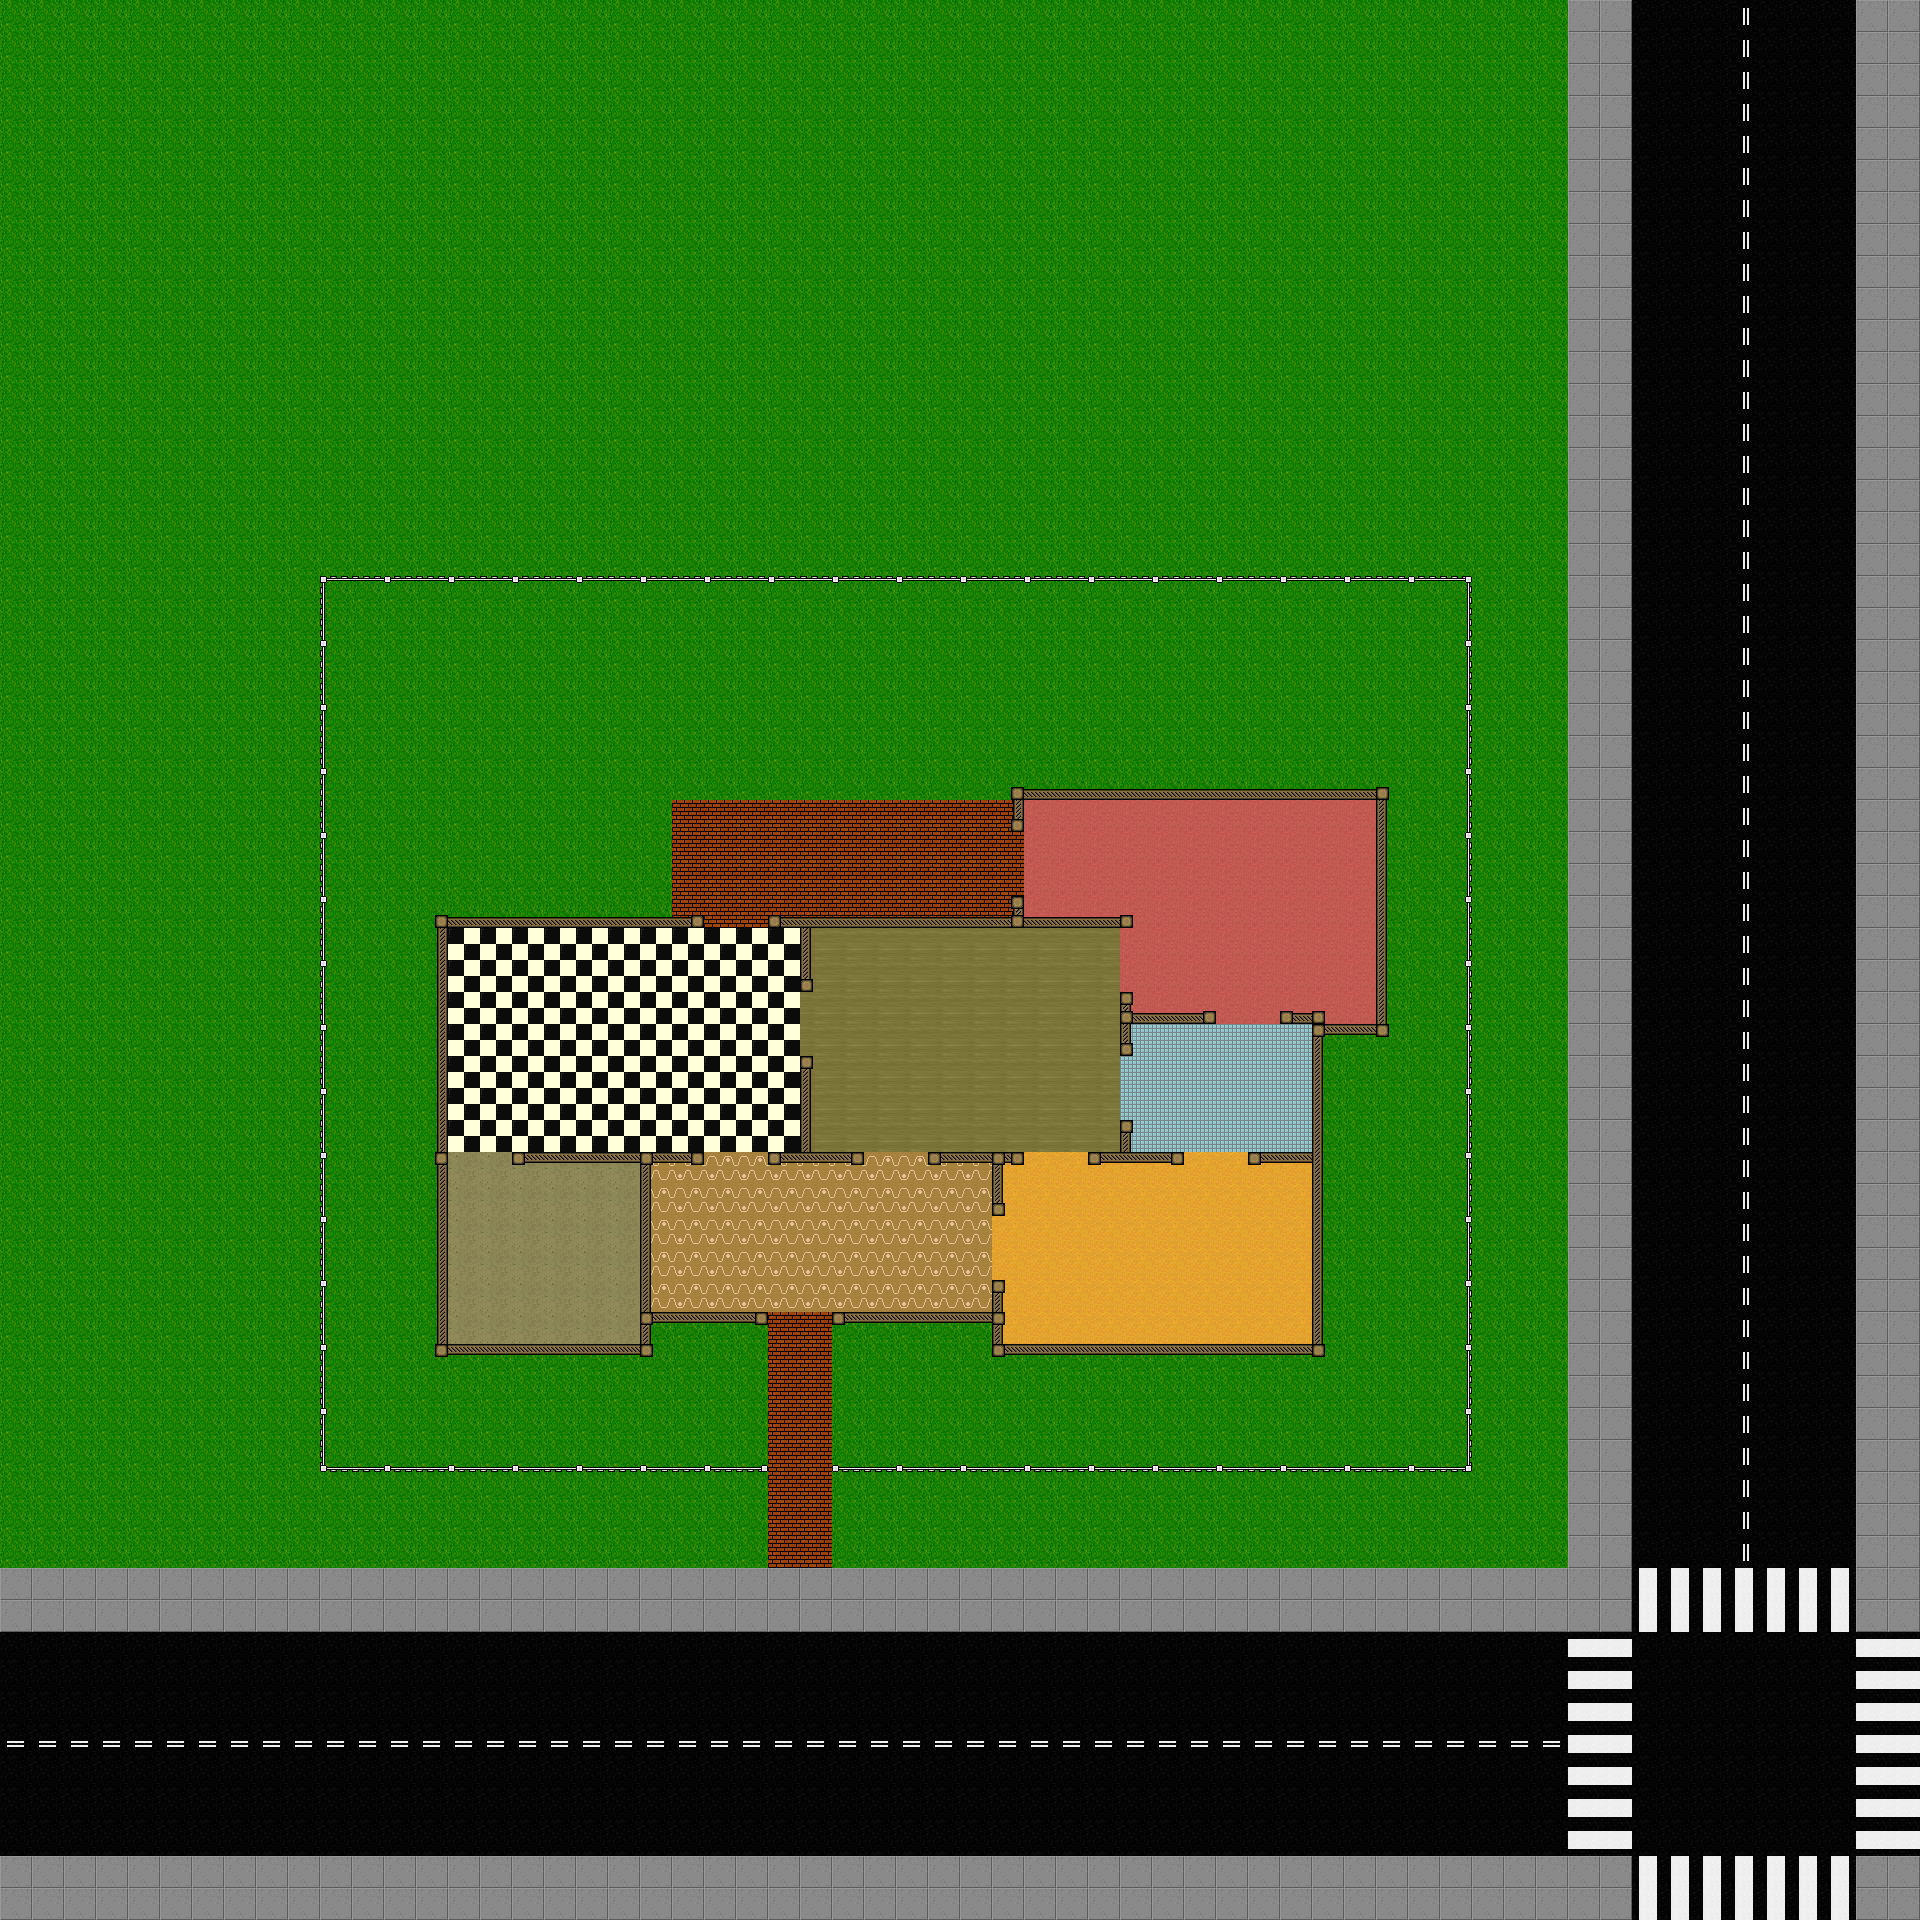

Tiled map render using the project's own tile images. Description and the map definition, with tile-layer contents summarised, below:
An orthogonal 60x60 tile map with 32x32 px tiles, 4 tile layers (Tile Layer 1, Tile Layer 2, Tile Layer 3, Tile Layer 4).

<map version="1.0" orientation="orthogonal" width="60" height="60" tilewidth="32" tileheight="32">
 <tileset firstgid="1" name="testmap_tileset" tilewidth="32" tileheight="32">
  <image source="testmap_tileset.png" width="288" height="192" />
 </tileset>
 <layer name="Tile Layer 1" width="60" height="60">
  <data>[3600 cells, 3600 non-empty, 15 distinct tile ids]</data>
 </layer>
 <layer name="Tile Layer 2" width="60" height="60">
  <data>[3600 cells, 188 non-empty, 16 distinct tile ids]</data>
 </layer>
 <layer name="Tile Layer 3" width="60" height="60">
  <data>[3600 cells, 96 non-empty, 8 distinct tile ids]</data>
 </layer>
 <layer name="Tile Layer 4" width="60" height="60">
  <data>[3600 cells, 4 non-empty, 3 distinct tile ids]</data>
 </layer>
 <objectgroup name="Object Layer 1" width="60" height="60" />
</map>
